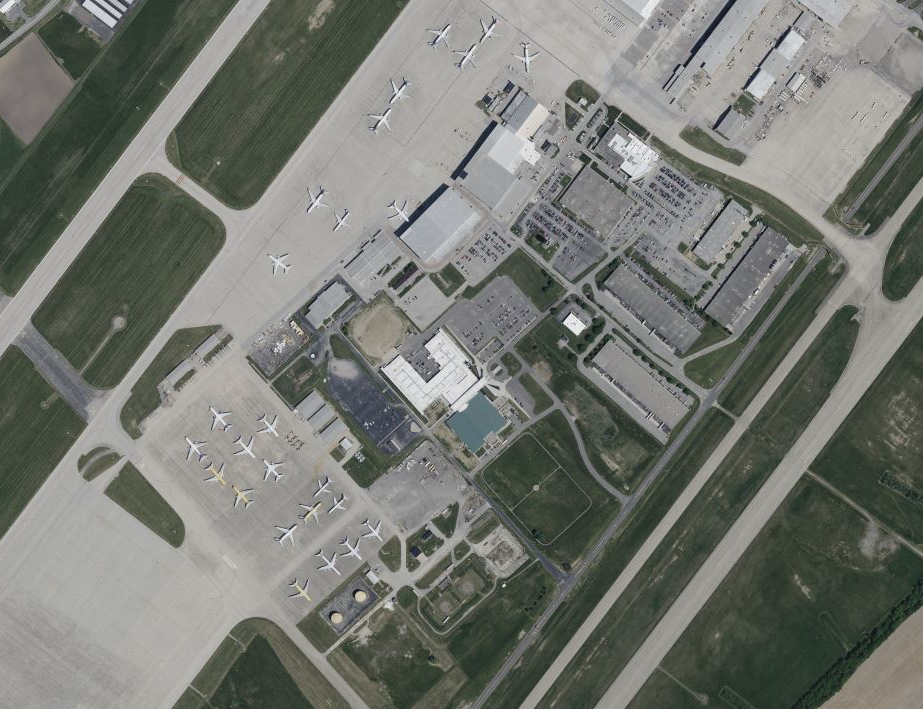
#> input picture images/planes_example_1.png, 923 x 709 px
$ python -i findcontours.py   (imports and definitions only)
#> lines starting #> are read from the running program, lines starting #| are printed output that depends on the picture; after the words box and inside, x2 and y2 are one past the last pixel; in counts of white or black regions, pixels touching at a corner belong together
import cv2
import numpy as np
from PIL import Image

def FindContours(image):
    image_np = np.array(image)

    # Convert image to binary using a threshold
    _, binary_image = cv2.threshold(image_np, 50, 255, cv2.THRESH_BINARY)
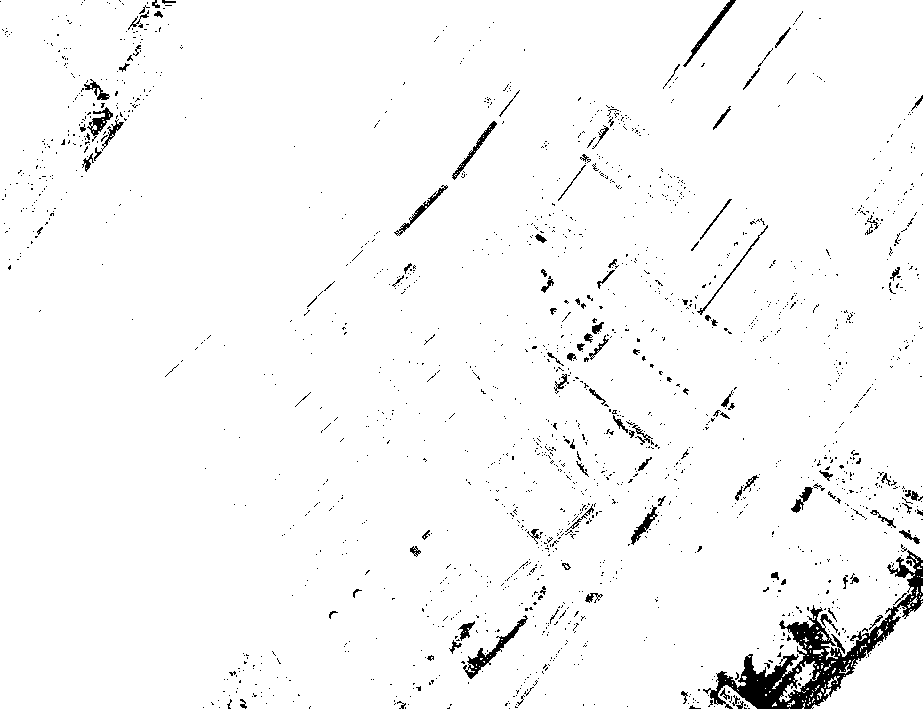
#> binary_image: shape (709, 923); 97.1% white; 1726 black regions (1611 under 20 px)

    # Find contours in the binary image
    contours, _ = cv2.findContours(binary_image, cv2.RETR_EXTERNAL, cv2.CHAIN_APPROX_SIMPLE)
#> contours = 102 contours, 96 with area under 20; largest, box (x1, y1, x2, y2) and area: (0, 0, 923, 709) 637640, (811, 601, 923, 709) 5860, (779, 661, 820, 702) 394, (813, 649, 824, 657) 27, (827, 676, 840, 688) 23, (817, 631, 828, 641) 20

    image_with_contours = cv2.cvtColor(image_np, cv2.COLOR_GRAY2BGR)  # Convert to color image for visualization

    # Loop through contours
    for contour in contours:
        x, y, w, h = cv2.boundingRect(contour)
        # Draw the bounding box
        cv2.rectangle(image_with_contours, (x, y), (x + w, y + h), (0, 255, 0), 2)
#> this loop made 102 passes
#> (x, y, w, h) on passes 1, 2, 3, 4, 5, 8, 9, 11, 13, 15, 16, 17: (789, 708, 1, 1), (802, 703, 3, 6), (814, 702, 1, 1), (807, 702, 4, 4), (772, 702, 5, 5), (787, 700, 8, 7), (812, 698, 3, 5), (817, 696, 2, 4), (799, 695, 1, 1), (810, 693, 3, 4), (797, 693, 1, 1), (817, 692, 5, 7)
#> (contour, x, y, w, h) on passes 6, 7, 10, 12, 14, 19: ([[805, 700], [805, 701]], 805, 700, 1, 2), ([[802, 700], [802, 701], [803, 701]], 802, 700, 2, 2), ([[809, 698], [809, 700]], 809, 698, 1, 3), ([[806, 696], [806, 697]], 806, 696, 1, 2), ([[765, 694], [765, 695], [766, 695], [766, 694]], 765, 694, 2, 2), ([[769, 691], [769, 692], [770, 691]], 769, 691, 2, 2)
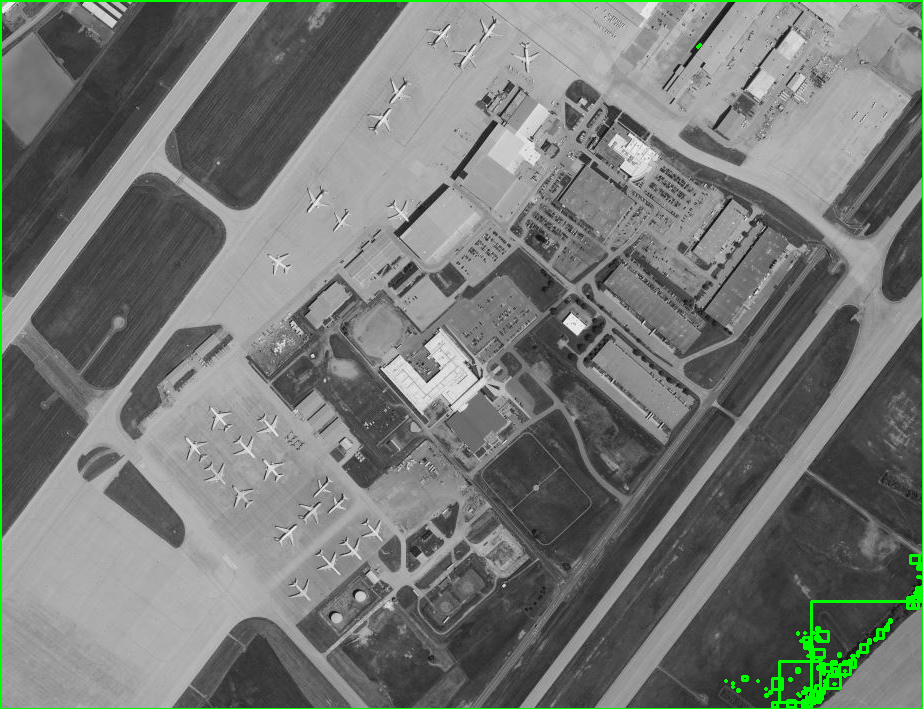
#> image_with_contours: shape (709, 923, 3); mean B, G, R 116.7, 120, 116.7

    # Convert back to Pillow Image and save/show
    return image_with_contours

>>> import cv2
>>> picture = cv2.imread('../images/planes_example_1.png', cv2.IMREAD_GRAYSCALE)
>>> result = FindContours(picture)

$ run again, on images/planes_example_2.png
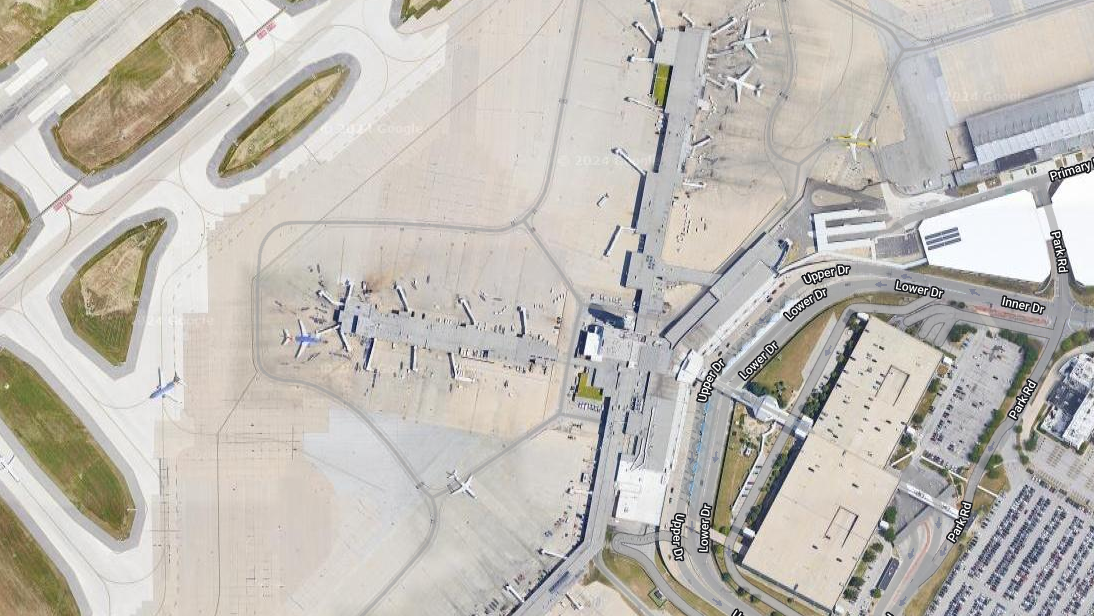
#> input picture images/planes_example_2.png, 1094 x 616 px
#> in FindContours, `_, binary_image = cv2.threshold(image_np, 50, 255, cv2.THRESH_BINARY)`:
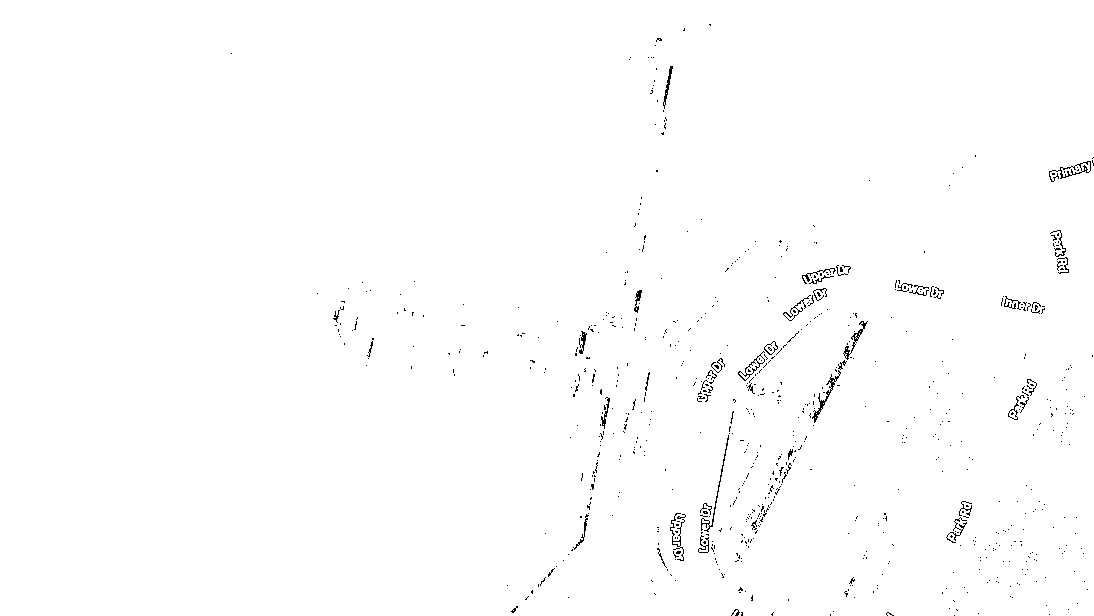
#> binary_image: shape (616, 1094); 99.3% white; black in thin lines or dots, all inside (x1, y1, x2, y2) = (231, 24, 1094, 616)
#> contours = 1 contour; box (x1, y1, x2, y2) and area: (0, 0, 1094, 616) 672149
#> the loop in FindContours, `for contour in contours:` made 1 pass
#> after the loop in FindContours, `for contour in contours:`:
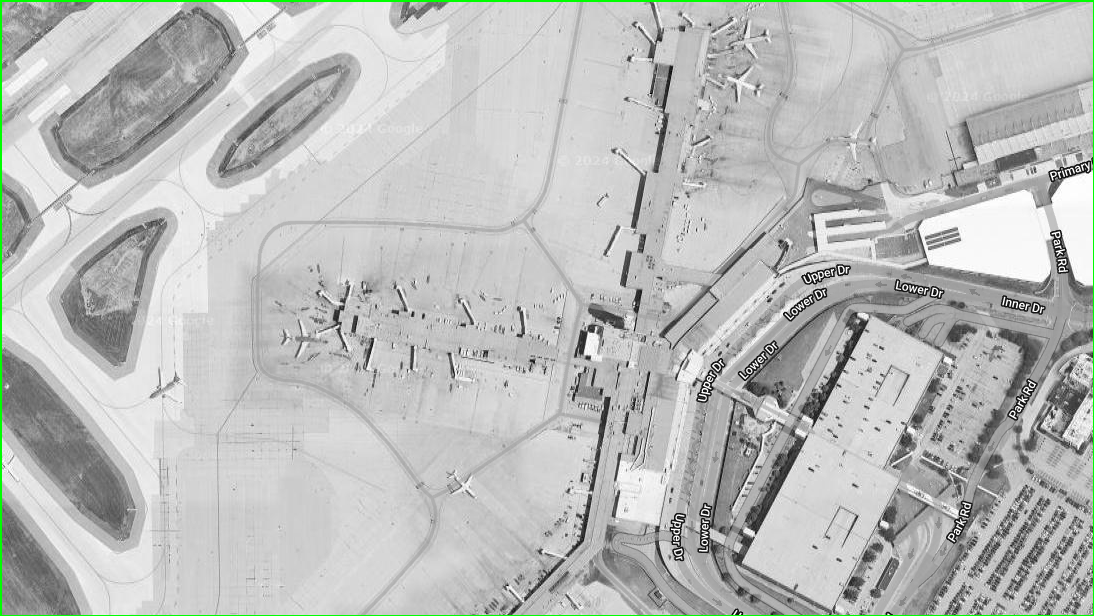
#> image_with_contours: shape (616, 1094, 3); mean B, G, R 186.7, 188.6, 186.7
